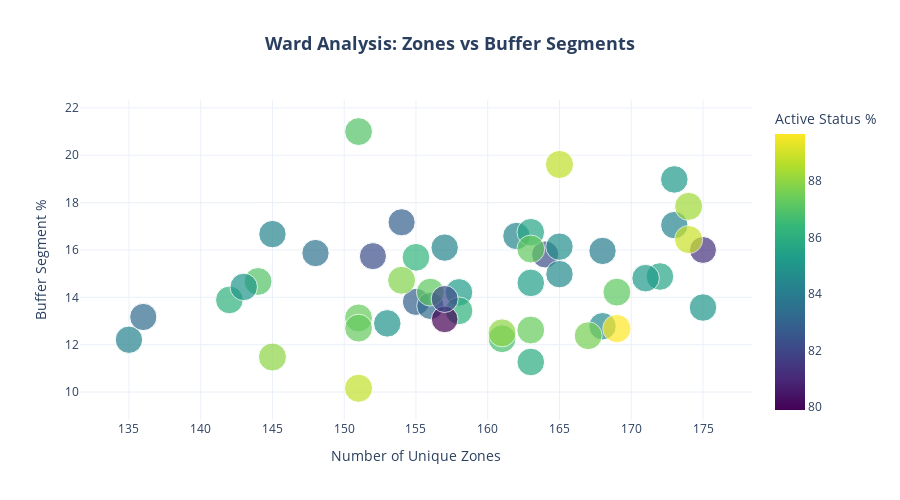

Notebook cell for this chart:
### Code cell
# PILLAR 2: DIAGNOSTIC ANALYTICS
print("\n" + "="*80)
print(" "*25 + "🔍 PILLAR 2: DIAGNOSTIC ANALYTICS")
print("="*80)

# Correlation Analysis
# Create numeric encodings for categorical variables
le = LabelEncoder()
df_encoded = df.copy()
for col in ['status', 'odd_even', 'street_direction', 'street_name', 'street_type', 'buffer']:
    if col in df_encoded.columns:
        df_encoded[col + '_encoded'] = le.fit_transform(df_encoded[col].fillna('Unknown'))

# Correlation matrix
numeric_cols = df_encoded.select_dtypes(include=[np.number]).columns
correlation_matrix = df_encoded[numeric_cols].corr()

# Create correlation heatmap
plt.figure(figsize=(14, 10))
mask = np.triu(np.ones_like(correlation_matrix), k=1)
sns.heatmap(correlation_matrix, mask=mask, annot=True, fmt='.2f', 
            cmap='coolwarm', center=0, square=True, linewidths=1,
            cbar_kws={"shrink": 0.8})
plt.title('Correlation Analysis: Identifying Relationships', fontsize=16, fontweight='bold', pad=20)
plt.tight_layout()
plt.show()

# Zone Analysis by Ward
ward_zone_analysis = df.groupby('ward_-_low').agg({
    'zone': 'nunique',
    'buffer': lambda x: (x == 'Y').mean() * 100,
    'status': lambda x: (x == 'Active').mean() * 100
}).round(2)
ward_zone_analysis.columns = ['Unique_Zones', 'Buffer_Percentage', 'Active_Percentage']

# Create interactive scatter plot
fig = px.scatter(ward_zone_analysis.reset_index(), 
                x='Unique_Zones', 
                y='Buffer_Percentage',
                size='Active_Percentage',
                color='Active_Percentage',
                hover_data=['ward_-_low'],
                title='<b>Ward Analysis: Zones vs Buffer Segments</b>',
                labels={'Unique_Zones': 'Number of Unique Zones',
                       'Buffer_Percentage': 'Buffer Segment %',
                       'Active_Percentage': 'Active Status %'},
                color_continuous_scale='viridis')

fig.update_layout(
    template='plotly_white',
    height=500,
    title_x=0.5,
    title_font_size=18
)
fig.show()

print("\n📊 DIAGNOSTIC INSIGHTS:")
print(f"• Correlation between Ward and Zone diversity: {correlation_matrix.loc['ward_-_low', 'zone']:.3f}")
print(f"• Streets with highest zone concentration: {df.groupby('street_name')['zone'].nunique().nlargest(3).to_dict()}")

### Figure 1 — Plotly figure (JSON) as saved in the notebook; plotly's stock layout.template omitted (floating-point values rounded to 4 significant figures)
{"data": [{"customdata": [[1.0], [2.0], [3.0], [4.0], [5.0], [6.0], [7.0], [8.0], [9.0], [10.0], [11.0], [12.0], [13.0], [14.0], [15.0], [16.0], [17.0], [18.0], [19.0], [20.0], [21.0], [22.0], [23.0], [24.0], [25.0], [26.0], [27.0], [28.0], [29.0], [30.0], [31.0], [32.0], [33.0], [34.0], [35.0], [36.0], [37.0], [38.0], [39.0], [40.0], [41.0], [42.0], [43.0], [44.0], [45.0], [46.0], [47.0], [48.0], [49.0], [50.0]], "hovertemplate": "Number of Unique Zones=%{x}<br>Buffer Segment %=%{y}<br>Active Status %=%{marker.color}<br>ward_-_low=%{customdata[0]}<extra></extra>", "legendgroup": "", "marker": {"color": [85.19, 88.77, 85.28, 81.33, 82.87, 84.3, 86.76, 84.33, 82.33, 83.33, 84.58, 87.0, 85.92, 84.36, 83.6, 86.11, 87.38, 84.75, 84.95, 87.98, 83.23, 87.2, 86.96, 88.73, 82.83, 85.65, 86.11, 87.37, 85.07, 84.39, 87.62, 87.26, 87.3, 84.34, 84.04, 87.98, 87.2, 85.03, 79.9, 82.09, 85.58, 88.89, 86.27, 88.26, 89.67, 85.19, 82.23, 85.39, 84.54, 87.82], "coloraxis": "coloraxis", "size": [85.19, 88.77, 85.28, 81.33, 82.87, 84.3, 86.76, 84.33, 82.33, 83.33, 84.58, 87.0, 85.92, 84.36, 83.6, 86.11, 87.38, 84.75, 84.95, 87.98, 83.23, 87.2, 86.96, 88.73, 82.83, 85.65, 86.11, 87.37, 85.07, 84.39, 87.62, 87.26, 87.3, 84.34, 84.04, 87.98, 87.2, 85.03, 79.9, 82.09, 85.58, 88.89, 86.27, 88.26, 89.67, 85.19, 82.23, 85.39, 84.54, 87.82], "sizemode": "area", "sizeref": 0.2242, "symbol": "circle"}, "mode": "markers", "name": "", "orientation": "v", "showlegend": false, "type": "scatter", "x": [173, 151, 158, 175, 155, 135, 161, 173, 164, 156, 168, 151, 163, 162, 148, 142, 163, 165, 153, 145, 136, 169, 144, 165, 154, 163, 158, 151, 175, 157, 167, 163, 151, 145, 168, 161, 156, 143, 157, 157, 172, 174, 155, 174, 169, 171, 152, 163, 165, 154], "xaxis": "x", "y": [18.98, 10.16, 14.21, 16.0, 13.81, 12.21, 12.25, 17.05, 15.81, 13.64, 12.78, 21.0, 11.27, 16.59, 15.87, 13.89, 12.62, 16.14, 12.9, 11.48, 13.17, 14.22, 14.67, 19.61, 17.17, 16.75, 13.43, 13.13, 13.57, 16.1, 12.38, 16.04, 12.7, 16.67, 15.96, 12.5, 14.22, 14.44, 13.07, 13.93, 14.88, 16.44, 15.69, 17.84, 12.68, 14.81, 15.74, 14.61, 14.98, 14.72], "yaxis": "y"}], "layout": {"coloraxis": {"colorbar": {"title": {"text": "Active Status %"}}, "colorscale": [[0, "#440154"], [0.1111, "#482878"], [0.2222, "#3e4989"], [0.3333, "#31688e"], [0.4444, "#26828e"], [0.5556, "#1f9e89"], [0.6667, "#35b779"], [0.7778, "#6ece58"], [0.8889, "#b5de2b"], [1, "#fde725"]]}, "height": 500, "legend": {"itemsizing": "constant", "tracegroupgap": 0}, "title": {"font": {"size": 18}, "text": "<b>Ward Analysis: Zones vs Buffer Segments</b>", "x": 0.5}, "xaxis": {"anchor": "y", "domain": [0, 1], "title": {"text": "Number of Unique Zones"}}, "yaxis": {"anchor": "x", "domain": [0, 1], "title": {"text": "Buffer Segment %"}}}}
